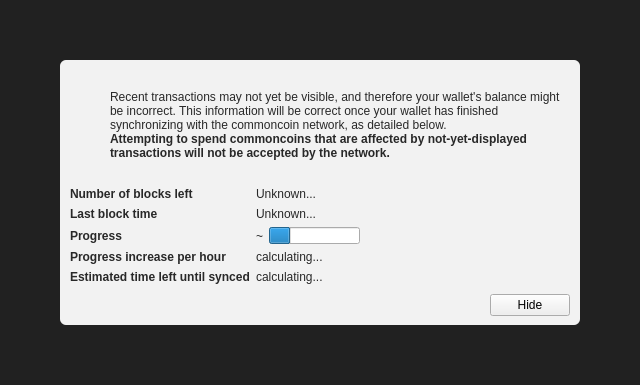
<?xml version="1.0" encoding="UTF-8"?>
<ui version="4.0">
 <class>ModalOverlay</class>
 <widget class="ModalOverlay" name="ModalOverlay">
  <property name="geometry">
   <rect>
    <x>0</x>
    <y>0</y>
    <width>640</width>
    <height>385</height>
   </rect>
  </property>
  <property name="windowTitle">
   <string>Form</string>
  </property>
  <layout class="QVBoxLayout" name="verticalLayout" stretch="0">
   <property name="sizeConstraint">
    <enum>QLayout::SetDefaultConstraint</enum>
   </property>
   <property name="leftMargin">
    <number>0</number>
   </property>
   <property name="topMargin">
    <number>0</number>
   </property>
   <property name="rightMargin">
    <number>0</number>
   </property>
   <property name="bottomMargin">
    <number>0</number>
   </property>
   <item>
    <widget class="QWidget" name="bgWidget" native="true">
     <property name="styleSheet">
      <string notr="true">#bgWidget { background: rgba(0,0,0,220); }</string>
     </property>
     <layout class="QVBoxLayout" name="verticalLayoutMain" stretch="1">
      <property name="leftMargin">
       <number>60</number>
      </property>
      <property name="topMargin">
       <number>60</number>
      </property>
      <property name="rightMargin">
       <number>60</number>
      </property>
      <property name="bottomMargin">
       <number>60</number>
      </property>
      <item>
       <widget class="QWidget" name="contentWidget" native="true">
        <property name="styleSheet">
         <string notr="true">#contentWidget { background: rgba(255,255,255,240); border-radius: 6px; }

QLabel { color: rgb(40,40,40);  }</string>
        </property>
        <layout class="QVBoxLayout" name="verticalLayoutSub" stretch="1,0,0,0">
         <property name="spacing">
          <number>0</number>
         </property>
         <property name="leftMargin">
          <number>10</number>
         </property>
         <property name="topMargin">
          <number>10</number>
         </property>
         <property name="rightMargin">
          <number>10</number>
         </property>
         <property name="bottomMargin">
          <number>10</number>
         </property>
         <item>
          <layout class="QHBoxLayout" name="horizontalLayoutIconText" stretch="0,1">
           <property name="topMargin">
            <number>20</number>
           </property>
           <item>
            <layout class="QVBoxLayout" name="verticalLayoutIcon">
             <property name="leftMargin">
              <number>0</number>
             </property>
             <item>
              <widget class="QPushButton" name="warningIcon">
               <property name="enabled">
                <bool>false</bool>
               </property>
               <property name="text">
                <string/>
               </property>
               <property name="icon">
                <iconset>
                 <normaloff>:/icons/warning</normaloff>
                 <disabledoff>:/icons/warning</disabledoff>:/icons/warning</iconset>
               </property>
               <property name="iconSize">
                <size>
                 <width>48</width>
                 <height>48</height>
                </size>
               </property>
               <property name="flat">
                <bool>true</bool>
               </property>
              </widget>
             </item>
             <item>
              <spacer name="verticalSpacerWarningIcon">
               <property name="orientation">
                <enum>Qt::Vertical</enum>
               </property>
               <property name="sizeHint" stdset="0">
                <size>
                 <width>20</width>
                 <height>40</height>
                </size>
               </property>
              </spacer>
             </item>
            </layout>
           </item>
           <item>
            <layout class="QVBoxLayout" name="verticalLayoutInfoText">
             <property name="leftMargin">
              <number>0</number>
             </property>
             <property name="topMargin">
              <number>0</number>
             </property>
             <item>
              <widget class="QLabel" name="infoText">
               <property name="text">
                <string>Recent transactions may not yet be visible, and therefore your wallet's balance might be incorrect. This information will be correct once your wallet has finished synchronizing with the commoncoin network, as detailed below.</string>
               </property>
               <property name="textFormat">
                <enum>Qt::RichText</enum>
               </property>
               <property name="wordWrap">
                <bool>true</bool>
               </property>
              </widget>
             </item>
             <item>
              <widget class="QLabel" name="infoTextStrong">
               <property name="font">
                <font>
                 <weight>75</weight>
                 <bold>true</bold>
                </font>
               </property>
               <property name="text">
                <string>Attempting to spend commoncoins that are affected by not-yet-displayed transactions will not be accepted by the network.</string>
               </property>
               <property name="textFormat">
                <enum>Qt::RichText</enum>
               </property>
               <property name="wordWrap">
                <bool>true</bool>
               </property>
              </widget>
             </item>
             <item>
              <spacer name="verticalSpacerInTextSpace">
               <property name="orientation">
                <enum>Qt::Vertical</enum>
               </property>
               <property name="sizeHint" stdset="0">
                <size>
                 <width>20</width>
                 <height>40</height>
                </size>
               </property>
              </spacer>
             </item>
            </layout>
           </item>
          </layout>
         </item>
         <item>
          <spacer name="verticalSpacerAfterText">
           <property name="orientation">
            <enum>Qt::Vertical</enum>
           </property>
           <property name="sizeHint" stdset="0">
            <size>
             <width>20</width>
             <height>40</height>
            </size>
           </property>
          </spacer>
         </item>
         <item>
          <layout class="QFormLayout" name="formLayout">
           <property name="fieldGrowthPolicy">
            <enum>QFormLayout::FieldsStayAtSizeHint</enum>
           </property>
           <property name="horizontalSpacing">
            <number>6</number>
           </property>
           <property name="verticalSpacing">
            <number>6</number>
           </property>
           <property name="topMargin">
            <number>10</number>
           </property>
           <item row="0" column="0">
            <widget class="QLabel" name="labelNumberOfBlocksLeft">
             <property name="font">
              <font>
               <weight>75</weight>
               <bold>true</bold>
              </font>
             </property>
             <property name="text">
              <string>Number of blocks left</string>
             </property>
            </widget>
           </item>
           <item row="0" column="1">
            <widget class="QLabel" name="numberOfBlocksLeft">
             <property name="text">
              <string>Unknown...</string>
             </property>
            </widget>
           </item>
           <item row="1" column="0">
            <widget class="QLabel" name="labelLastBlockTime">
             <property name="font">
              <font>
               <weight>75</weight>
               <bold>true</bold>
              </font>
             </property>
             <property name="text">
              <string>Last block time</string>
             </property>
            </widget>
           </item>
           <item row="1" column="1">
            <widget class="QLabel" name="newestBlockDate">
             <property name="sizePolicy">
              <sizepolicy hsizetype="Maximum" vsizetype="Preferred">
               <horstretch>0</horstretch>
               <verstretch>0</verstretch>
              </sizepolicy>
             </property>
             <property name="text">
              <string>Unknown...</string>
             </property>
            </widget>
           </item>
           <item row="2" column="0">
            <widget class="QLabel" name="labelSyncDone">
             <property name="font">
              <font>
               <weight>75</weight>
               <bold>true</bold>
              </font>
             </property>
             <property name="text">
              <string>Progress</string>
             </property>
            </widget>
           </item>
           <item row="2" column="1">
            <layout class="QHBoxLayout" name="horizontalLayoutSync" stretch="0,1">
             <item>
              <widget class="QLabel" name="percentageProgress">
               <property name="text">
                <string notr="true">~</string>
               </property>
              </widget>
             </item>
             <item>
              <widget class="QProgressBar" name="progressBar">
               <property name="value">
                <number>24</number>
               </property>
               <property name="format">
                <string/>
               </property>
              </widget>
             </item>
            </layout>
           </item>
           <item row="4" column="0">
            <widget class="QLabel" name="labelProgressIncrease">
             <property name="font">
              <font>
               <weight>75</weight>
               <bold>true</bold>
              </font>
             </property>
             <property name="text">
              <string>Progress increase per hour</string>
             </property>
            </widget>
           </item>
           <item row="4" column="1">
            <widget class="QLabel" name="progressIncreasePerH">
             <property name="text">
              <string>calculating...</string>
             </property>
            </widget>
           </item>
           <item row="5" column="0">
            <widget class="QLabel" name="labelEstimatedTimeLeft">
             <property name="font">
              <font>
               <weight>75</weight>
               <bold>true</bold>
              </font>
             </property>
             <property name="text">
              <string>Estimated time left until synced</string>
             </property>
            </widget>
           </item>
           <item row="5" column="1">
            <widget class="QLabel" name="expectedTimeLeft">
             <property name="text">
              <string>calculating...</string>
             </property>
            </widget>
           </item>
          </layout>
         </item>
         <item>
          <layout class="QHBoxLayout" name="horizontalLayoutButtons">
           <property name="leftMargin">
            <number>10</number>
           </property>
           <property name="topMargin">
            <number>10</number>
           </property>
           <item>
            <spacer name="horizontalSpacer">
             <property name="orientation">
              <enum>Qt::Horizontal</enum>
             </property>
             <property name="sizeHint" stdset="0">
              <size>
               <width>40</width>
               <height>20</height>
              </size>
             </property>
            </spacer>
           </item>
           <item>
            <widget class="QPushButton" name="closeButton">
             <property name="text">
              <string>Hide</string>
             </property>
            </widget>
           </item>
          </layout>
         </item>
        </layout>
       </widget>
      </item>
     </layout>
    </widget>
   </item>
  </layout>
 </widget>
 <customwidgets>
  <customwidget>
   <class>ModalOverlay</class>
   <extends>QWidget</extends>
   <header>modaloverlay.h</header>
   <container>1</container>
  </customwidget>
 </customwidgets>
 <resources/>
 <connections/>
</ui>
